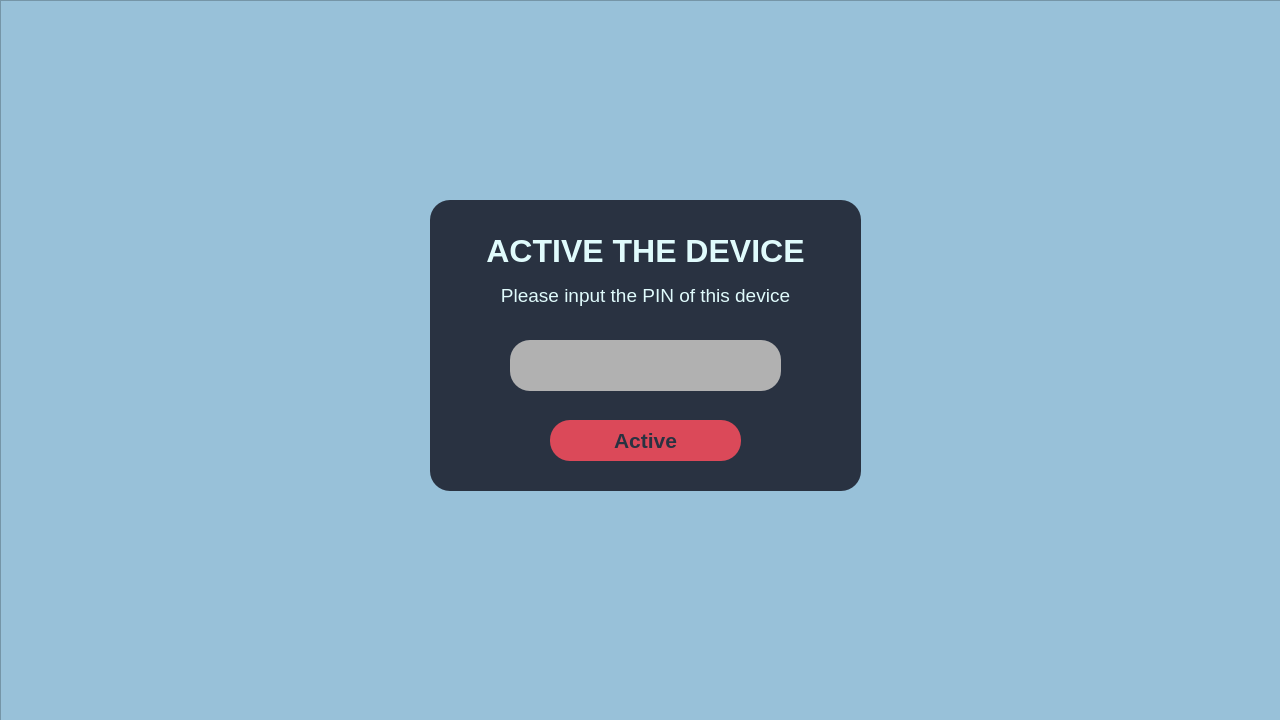
<?xml version="1.0" encoding="UTF-8"?>
<ui version="4.0">
 <class>MainWindow</class>
 <widget class="QMainWindow" name="MainWindow">
  <property name="geometry">
   <rect>
    <x>0</x>
    <y>0</y>
    <width>1280</width>
    <height>720</height>
   </rect>
  </property>
  <property name="minimumSize">
   <size>
    <width>1024</width>
    <height>600</height>
   </size>
  </property>
  <property name="maximumSize">
   <size>
    <width>1920</width>
    <height>1080</height>
   </size>
  </property>
  <property name="windowTitle">
   <string>MainWindow</string>
  </property>
  <property name="styleSheet">
   <string notr="true">QMainWindow {background: transparent; }
QToolTip {
	color: #ffffff;
	background-color: rgba(27, 29, 35, 160);
	border: 1px solid rgb(40, 40, 40);
	border-radius: 2px;
}</string>
  </property>
  <widget class="QWidget" name="centralwidget">
   <property name="styleSheet">
    <string notr="true">background: transparent;
color: rgb(210, 210, 210);</string>
   </property>
   <widget class="QFrame" name="frame">
    <property name="geometry">
     <rect>
      <x>0</x>
      <y>0</y>
      <width>1281</width>
      <height>721</height>
     </rect>
    </property>
    <property name="styleSheet">
     <string notr="true">background-color: #98C1D9;

</string>
    </property>
    <property name="frameShape">
     <enum>QFrame::StyledPanel</enum>
    </property>
    <property name="frameShadow">
     <enum>QFrame::Raised</enum>
    </property>
    <widget class="QFrame" name="frame_2">
     <property name="geometry">
      <rect>
       <x>430</x>
       <y>200</y>
       <width>431</width>
       <height>291</height>
      </rect>
     </property>
     <property name="styleSheet">
      <string notr="true">background-color: #293241;
border-radius: 20px;
color: #E0FBFC;</string>
     </property>
     <property name="frameShape">
      <enum>QFrame::StyledPanel</enum>
     </property>
     <property name="frameShadow">
      <enum>QFrame::Raised</enum>
     </property>
     <widget class="QLabel" name="label">
      <property name="geometry">
       <rect>
        <x>30</x>
        <y>20</y>
        <width>371</width>
        <height>61</height>
       </rect>
      </property>
      <property name="font">
       <font>
        <pointsize>24</pointsize>
        <weight>75</weight>
        <bold>true</bold>
       </font>
      </property>
      <property name="styleSheet">
       <string notr="true"/>
      </property>
      <property name="text">
       <string>ACTIVE THE DEVICE</string>
      </property>
      <property name="alignment">
       <set>Qt::AlignCenter</set>
      </property>
     </widget>
     <widget class="QLabel" name="label_2">
      <property name="geometry">
       <rect>
        <x>60</x>
        <y>50</y>
        <width>311</width>
        <height>91</height>
       </rect>
      </property>
      <property name="font">
       <font>
        <pointsize>14</pointsize>
       </font>
      </property>
      <property name="styleSheet">
       <string notr="true">background-color:transparent;</string>
      </property>
      <property name="text">
       <string>Please input the PIN of this device</string>
      </property>
      <property name="alignment">
       <set>Qt::AlignCenter</set>
      </property>
     </widget>
     <widget class="QLineEdit" name="pin_code">
      <property name="geometry">
       <rect>
        <x>80</x>
        <y>140</y>
        <width>271</width>
        <height>51</height>
       </rect>
      </property>
      <property name="styleSheet">
       <string notr="true">background-color: rgb(177, 177, 177);</string>
      </property>
     </widget>
     <widget class="QPushButton" name="active_device_btn">
      <property name="geometry">
       <rect>
        <x>120</x>
        <y>220</y>
        <width>191</width>
        <height>41</height>
       </rect>
      </property>
      <property name="minimumSize">
       <size>
        <width>150</width>
        <height>30</height>
       </size>
      </property>
      <property name="font">
       <font>
        <family>Segoe UI</family>
        <pointsize>16</pointsize>
        <weight>75</weight>
        <bold>true</bold>
       </font>
      </property>
      <property name="styleSheet">
       <string notr="true">QPushButton {
	border-radius: 20px;	
	background-color: #db4959;
	color: #293241;
}
QPushButton:hover {
	background-color:#EE6C4D;
}
QPushButton:pressed {	
	background-color: #EE6C4D;
}</string>
      </property>
      <property name="text">
       <string>Active</string>
      </property>
      <property name="icon">
       <iconset>
        <normaloff>icons/24x24/cil-check.png</normaloff>icons/24x24/cil-check.png</iconset>
      </property>
      <property name="iconSize">
       <size>
        <width>24</width>
        <height>24</height>
       </size>
      </property>
     </widget>
    </widget>
   </widget>
  </widget>
 </widget>
 <resources/>
 <connections/>
</ui>
